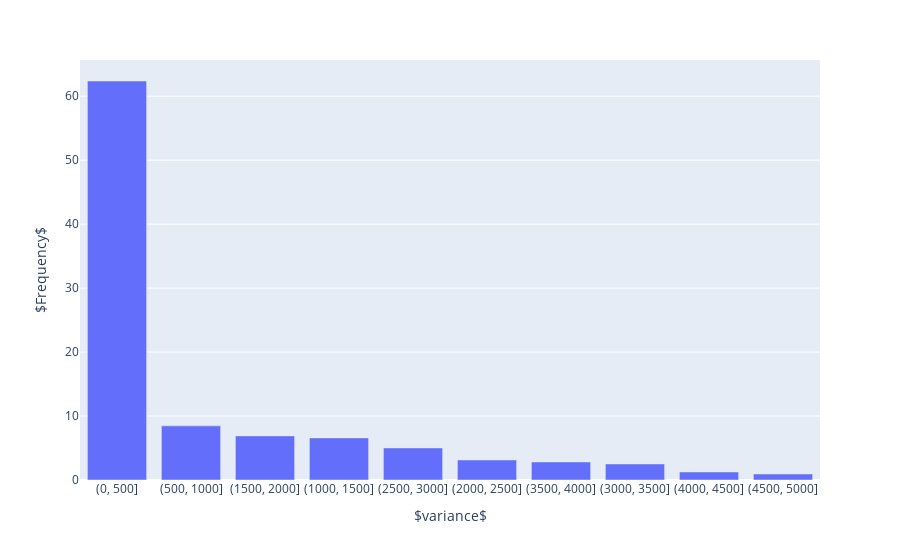

Notebook source saved alongside this figure:
### Markdown cell above
#### Bursty

### Code cell
block_freq = df_post_bursty[['variance_category']].value_counts(normalize=True).rename_axis('variance_category').reset_index(name='freq')
block_freq["freq"] *= 100
px.bar(
    block_freq, x="variance_category", y="freq", labels={"blk no.": " $#blocks after l$ ", "variance_category": " $variance$ ", "freq": "$Frequency$"},

)

### Figure 1 — Plotly figure (JSON) as saved in the notebook; plotly's stock layout.template omitted (floating-point values rounded to 4 significant figures)
{"data": [{"alignmentgroup": "True", "hovertemplate": " $variance$ =%{x}<br>$Frequency$=%{y}<extra></extra>", "legendgroup": "", "marker": {"color": "#636efa"}, "name": "", "offsetgroup": "", "orientation": "v", "showlegend": false, "textposition": "auto", "type": "bar", "x": ["(0, 500]", "(500, 1000]", "(1500, 2000]", "(1000, 1500]", "(2500, 3000]", "(2000, 2500]", "(3500, 4000]", "(3000, 3500]", "(4000, 4500]", "(4500, 5000]"], "xaxis": "x", "y": [62.38, 8.464, 6.897, 6.583, 5.016, 3.135, 2.821, 2.508, 1.254, 0.9404], "yaxis": "y"}], "layout": {"autosize": true, "barmode": "relative", "legend": {"tracegroupgap": 0}, "margin": {"t": 60}, "xaxis": {"anchor": "y", "autorange": true, "domain": [0, 1], "range": [-0.5, 9.5], "title": {"text": " $variance$ "}, "type": "category"}, "yaxis": {"anchor": "x", "autorange": true, "domain": [0, 1], "range": [0, 65.67], "title": {"text": "$Frequency$"}, "type": "linear"}}}
